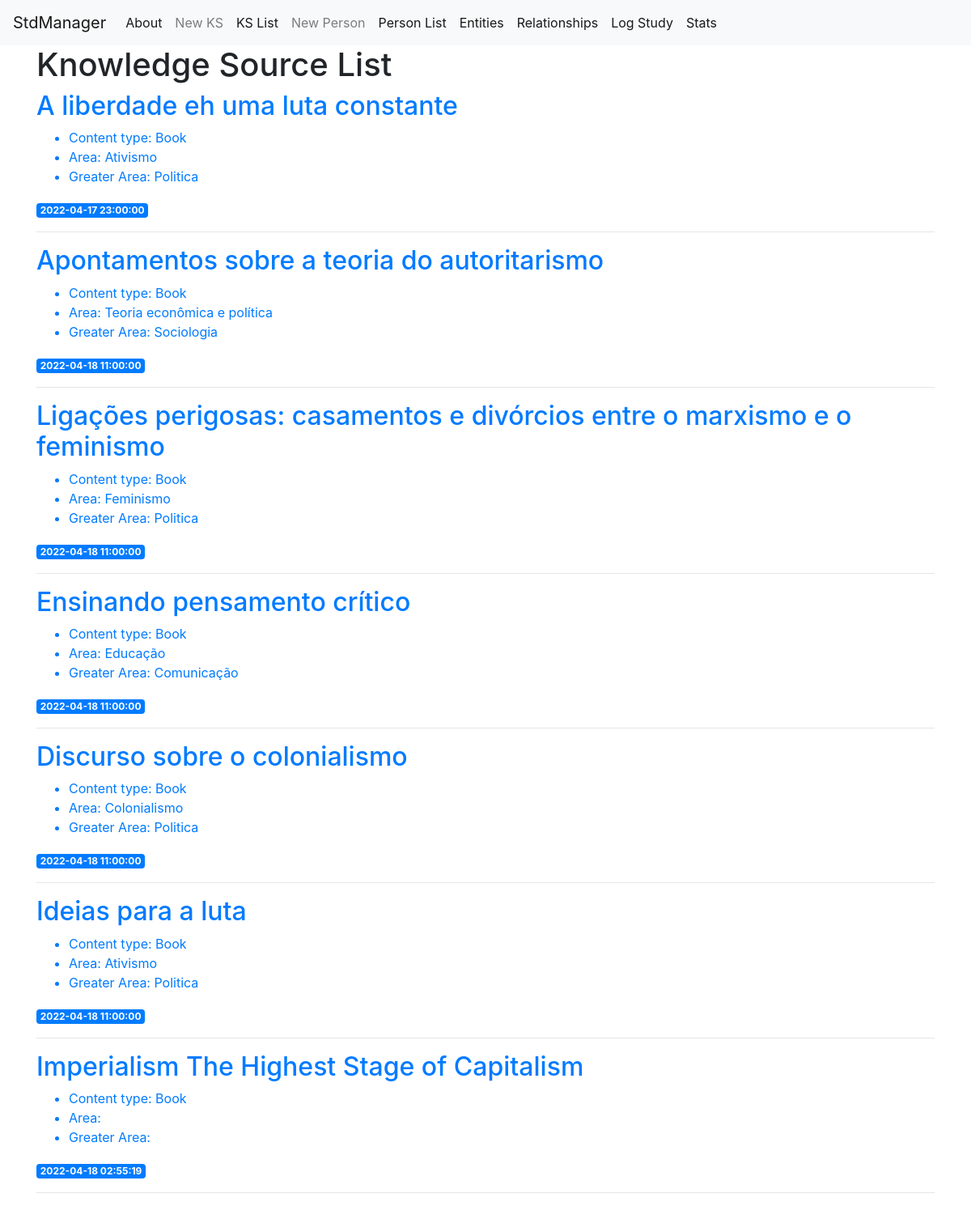
The page / on the database its author committed.
### tables this page shows
CREATE TABLE knowledge_source (
	ks_id INTEGER PRIMARY KEY AUTOINCREMENT,
	ks_created_at TIMESTAMP NOT NULL DEFAULT CURRENT_TIMESTAMP,
	ks_type TEXT NOT NULL,
	ks_name TEXT NOT NULL,
	main_person_id INTEGER,
	area TEXT,
	greater_area TEXT
);

### app.py (the view)
@app.route('/')
def index():
    conn = get_db_connection()
    knowledge_source = conn.execute('SELECT * FROM knowledge_source').fetchall()
    conn.close()
    return render_template('index.html', knowledge_source=knowledge_source)

### app.py (called while the page is built)
def get_db_connection():
    conn = sqlite3.connect('database.db')
    conn.row_factory = sqlite3.Row
    return conn

### templates/index.html
{% extends 'base.html' %}
{% block content %}
    <h1>{% block title %} Knowledge Source List {% endblock %}</h1>
    {% for ks in knowledge_source %}
        <a href="{{ url_for('ks', ks_id=ks['ks_id']) }}">
            <h2>{{ ks['ks_name'] }}</h2>
            <ul>
                <li>Content type: {{ ks['ks_type'] }}</li>
                <li>Area: {{ ks['area'] }}</li>
                <li>Greater Area: {{ ks['greater_area'] }}</li>
            </ul>
        </a>
        <span class="badge badge-primary">{{ ks['ks_created_at'] }}</span>
        <hr>
    {% endfor %}
{% endblock %}

### rows shown on the page
knowledge_source: ks_name "A liberdade eh uma luta constante", ks_type "Book", area "Ativismo", greater_area "Politica", ks_created_at "2022-04-17 23:00:00"
knowledge_source: ks_name "Apontamentos sobre a teoria do autoritarismo", ks_type "Book", area "Teoria econômica e política", greater_area "Sociologia", ks_created_at "2022-04-18 11:00:00"
knowledge_source: ks_name "Ligações perigosas: casamentos e divórcios entre o marxismo e o feminismo", ks_type "Book", area "Feminismo", greater_area "Politica", ks_created_at "2022-04-18 11:00:00"
knowledge_source: ks_name "Ensinando pensamento crítico", ks_type "Book", area "Educação", greater_area "Comunicação", ks_created_at "2022-04-18 11:00:00"
knowledge_source: ks_name "Discurso sobre o colonialismo", ks_type "Book", area "Colonialismo", greater_area "Politica", ks_created_at "2022-04-18 11:00:00"
knowledge_source: ks_name "Ideias para a luta", ks_type "Book", area "Ativismo", greater_area "Politica", ks_created_at "2022-04-18 11:00:00"
knowledge_source: ks_name "Imperialism The Highest Stage of Capitalism", ks_type "Book", ks_created_at "2022-04-18 02:55:19"
